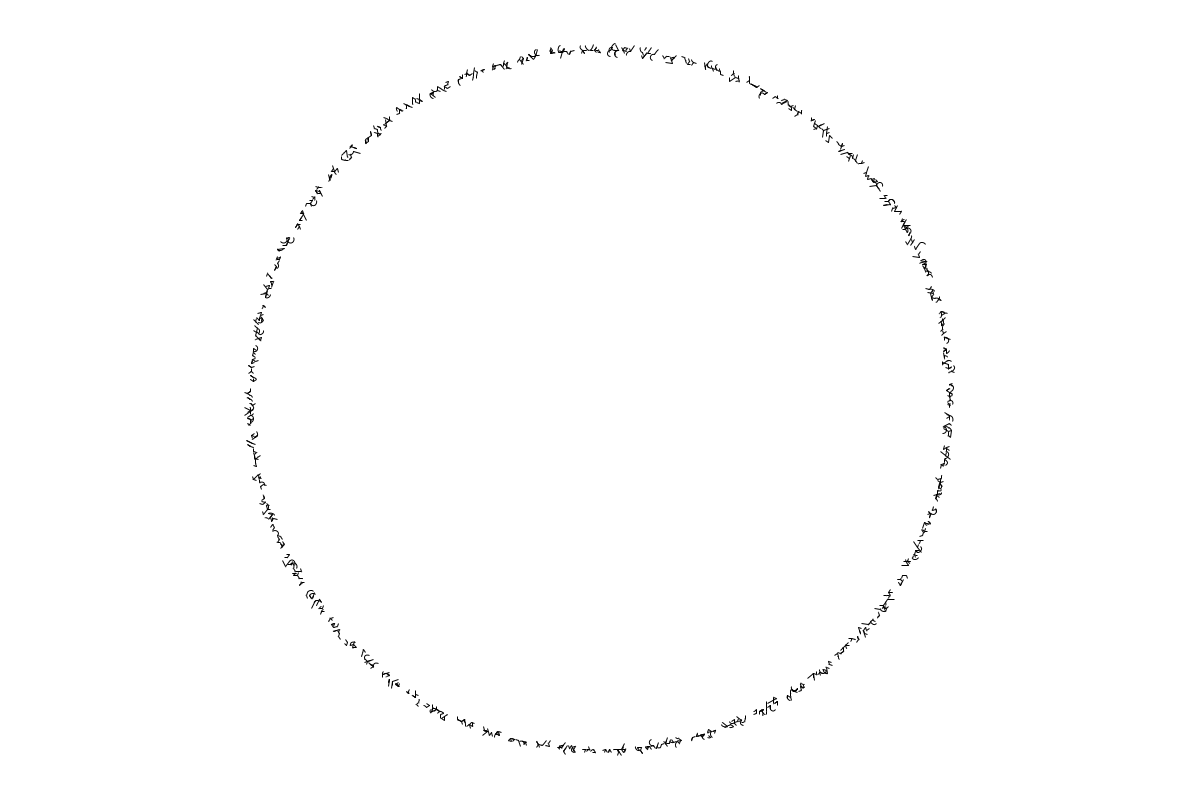
Frame 1 (no input)
Frame 60 (the mouse pressed at the canvas centre just before this capture): identical to frame 1, image omitted
Frame 120 (the mouse held since frame 60 and released just before this capture): identical to frame 1, image omitted

The Processing sketch that drew this single still picture (run headless with seeded random() and noise(); from frame 60 on, the mouse is pressed at the canvas centre):

// Processing sketch: glyphs
// ── glyphs.pde
/*
    Glyphs
    ---------------
    This program procedurally generates glyphs.
    
    Click to generate a random circle of Glyphs
    
    written by Adrian Margel, Winter Early 2020
*/


public class Vector {
  public float x;
  public float y;
  public Vector(float x, float y) {
    this.x=x;
    this.y=y;
  }
  public Vector(float a, float b,boolean angleInit) {
    if(angleInit){
      this.x=cos(a)*b;
      this.y=sin(a)*b;
    }else{
      this.x=a;
      this.y=b;
    }
  }
  public Vector(Vector vec) {
    this.x=vec.x;
    this.y=vec.y;
  }
  public void addVec(Vector vec) {
    x+=vec.x;
    y+=vec.y;
  }
  public void subVec(Vector vec) {
    x-=vec.x;
    y-=vec.y;
  }
  public void sclVec(float scale) {
    x*=scale;
    y*=scale;
  }
  public void nrmVec() {
    sclVec(1/getMag());
  }
  public void nrmVec(float mag) {
    sclVec(mag/getMag());
  }
  public void limVec(float lim) {
    float mag=getMag();
    if (mag>lim) {
      sclVec(lim/mag);
    }
  }
  public float getAng() {
    return atan2(y, x);
  }
  public float getAng(Vector vec) {
    return atan2(vec.y-y, vec.x-x);
  }
  public float getMag() {
    return mag(x,y);
  }
  public float getMag(Vector vec) {
    return dist(x,y,vec.x,vec.y);
  }
  public void rotVec(float rot) {
    float mag=getMag();
    float ang=getAng();
    ang+=rot;
    x=cos(ang)*mag;
    y=sin(ang)*mag;
  }
  public void rotVec(float rot,Vector pin) {
    subVec(pin);
    float mag=getMag();
    float ang=getAng();
    ang+=rot;
    x=cos(ang)*mag;
    y=sin(ang)*mag;
    addVec(pin);
  }
  public void minVec(Vector min){
    x=min(x,min.x);
    y=min(y,min.y);
  }
  public void maxVec(Vector max){
    x=max(x,max.x);
    y=max(y,max.y);
  }
  public boolean inRange(Vector vec,float distance){
    return dist(x,y,vec.x,vec.y)<=distance;
  }
  public void setVec(Vector vec){
    x=vec.x;
    y=vec.y;
  }
}

//generally this will just be a line
class Segment{
  int type;
  float rot;
  Segment(int t,float r){
    type=t;
    rot=r;
  }
  boolean inBounds(Vector start,Vector tar,float xRange,float yRange){
    Vector end=getEnd(start);
    return (abs(end.x-tar.x)<xRange&&abs(end.y-tar.y)<yRange);
  }
  void display(Vector start,Vector pos,float rot,float size){
    pushMatrix();
    translate(pos.x,pos.y);
    rotate(rot);
    Vector end=getEnd(start);
    float microD=100*1/3f;
    
    //display based on the type
    if(type==2){
      float spin=TWO_PI/6;
      float rad=microD;
      Vector pivot=new Vector(rot+PI/2,rad,true);
      pivot.addVec(start);
      arc(pivot.x*size,pivot.y*size,rad*2*size,rad*2*size,rot-PI/2,rot-PI/2+spin);
      end.rotVec(TWO_PI/6,pivot);  
    }else if(type==3){
      float spin=TWO_PI/6;
      float rad=microD;
      Vector pivot=new Vector(rot-PI/2,rad,true);
      pivot.addVec(start);
      arc(pivot.x*size,pivot.y*size,rad*2*size,rad*2*size,rot+PI/2-spin,rot+PI/2);
      end.rotVec(TWO_PI/6,pivot);  
    }else if(type==4){
      float spin=TWO_PI/3;
      float rad=microD;
      Vector pivot=new Vector(rot+PI/2,rad,true);
      pivot.addVec(start);
      arc(pivot.x*size,pivot.y*size,rad*2*size,rad*2*size,rot-PI/2,rot-PI/2+spin);
      end.rotVec(TWO_PI/6,pivot);  
    }else if(type==5){
      float spin=TWO_PI/3;
      float rad=microD;
      Vector pivot=new Vector(rot-PI/2,rad,true);
      pivot.addVec(start);
      arc(pivot.x*size,pivot.y*size,rad*2*size,rad*2*size,rot+PI/2-spin,rot+PI/2);
      end.rotVec(TWO_PI/6,pivot);  
    }else if(type==6){
      float spin=TWO_PI/2;
      float rad=microD;
      Vector pivot=new Vector(rot+PI/2,rad,true);
      pivot.addVec(start);
      arc(pivot.x*size,pivot.y*size,rad*2*size,rad*2*size,rot-PI/2,rot-PI/2+spin);
      end.rotVec(TWO_PI/6,pivot);  
    }else if(type==7){
      float spin=TWO_PI/2;
      float rad=microD;
      Vector pivot=new Vector(rot-PI/2,rad,true);
      pivot.addVec(start);
      arc(pivot.x*size,pivot.y*size,rad*2*size,rad*2*size,rot+PI/2-spin,rot+PI/2);
      end.rotVec(TWO_PI/6,pivot);  
    }else{
      line(start.x*size,start.y*size,end.x*size,end.y*size);
    }
    popMatrix();
    //ellipse(start.x,start.y,10,10);
    //ellipse(getEnd(start).x,getEnd(start).y,10,10);
  }
  
  //get the position where the line will end when displayed
  Vector getEnd(Vector start){
    float bigD=100;
    float shortD=100*2/3f;
    float microD=100*1/3f;
    if(type==0){
      Vector end=new Vector(rot,bigD,true);
      end.addVec(start);
      return end;
    }
    if(type==1){
      Vector end=new Vector(rot,shortD,true);
      end.addVec(start);
      return end;
    }
    if(type==2){
      float spin=TWO_PI/6;
      Vector pivot=new Vector(rot+PI/2,microD,true);
      pivot.addVec(start);
      Vector end=new Vector(start);
      end.rotVec(spin,pivot);
      return end;
    }
    if(type==3){
      float spin=TWO_PI/6;
      Vector pivot=new Vector(rot-PI/2,microD,true);
      pivot.addVec(start);
      Vector end=new Vector(start);
      end.rotVec(-spin,pivot);
      return end;
    }
    if(type==4){
      float spin=TWO_PI/3;
      Vector pivot=new Vector(rot+PI/2,microD,true);
      pivot.addVec(start);
      Vector end=new Vector(start);
      end.rotVec(spin,pivot);
      return end;
    }
    if(type==5){
      float spin=TWO_PI/3;
      Vector pivot=new Vector(rot-PI/2,microD,true);
      pivot.addVec(start);
      Vector end=new Vector(start);
      end.rotVec(-spin,pivot);
      return end;
    }
    if(type==6){
      float spin=TWO_PI/2;
      Vector pivot=new Vector(rot+PI/2,microD,true);
      pivot.addVec(start);
      Vector end=new Vector(start);
      end.rotVec(spin,pivot);
      return end;
    }
    if(type==7){
      float spin=TWO_PI/2;
      Vector pivot=new Vector(rot-PI/2,microD,true);
      pivot.addVec(start);
      Vector end=new Vector(start);
      end.rotVec(-spin,pivot);
      return end;
    }
    if(type==8){
      Vector end=new Vector(rot,microD,true);
      end.addVec(start);
      return end;
    }
    return null;
  }
  
  //if the line will spawn more lines off of it
  boolean isEnd(){
    return type==2||type==3||type==6||type==7;
  }
}

float thickness=1;
float spaceChance=0;

void setup(){
  strokeCap(SQUARE);
  strokeWeight(thickness);
  size(1200,800);
  background(255);
  noFill();
  
  drawRing(new Vector(width/2,height/2),350,0.1);
}
void draw(){
  
}
void drawRing(Vector center,float rad,float size){
  float dist=rad;
  float totalRot=0;
  do{
    Vector drawer=new Vector(totalRot,dist,true);
    drawer.addVec(new Vector(center));
    drawGylph(drawer,totalRot,size);
    //totalRot+=0.1;
    
    float jump=40*size;
    if(random(0,1)<spaceChance){
      jump+=80*size;
      spaceChance=-0.2;
    }
    spaceChance+=0.1;
    
    totalRot+=jump/dist;
  }while(totalRot<TWO_PI);
}
void drawGylph(Vector pos,float rot,float size){
  
  //starting position of the glyph
  Vector start=new Vector(0,0);
  //all points that line segments can spawn from
  ArrayList<Vector> allPoints=new ArrayList<Vector>();
  allPoints.add(new Vector(start));
  
  //how many lines will spawn off the line
  float complexity=3;
  for(int i=0;i<complexity;i++){
    //select a random point to spawn from
    Vector addFrom=allPoints.get((int)random(0,allPoints.size()));
    //create segment
    Segment newSeg=getRandSeg();
    //test if new segment is within a boundry for the letter, if it is in bounds spawn the line
    while(!newSeg.inBounds(addFrom,start,60,60)){
      addFrom=allPoints.get((int)random(0,allPoints.size()));
      newSeg=getRandSeg();
    }
    //only add the new end point if the segment is not an ending segment
    if(!newSeg.isEnd()){
      allPoints.add(newSeg.getEnd(addFrom));
    }
    //display the new line
    newSeg.display(addFrom,pos,rot,size);
    drawNode(addFrom,pos,rot,size);
  }
}

//get a random segment
Segment getRandSeg(){
  int type=randomType();
  int divisions = 6; 
  if (type==0) {
    divisions = 2;
  }
  float rot=getRandRot(divisions);
  return new Segment(type,rot);
}

void drawNode(Vector toDraw,Vector pos,float rot,float size){
  pushMatrix();
  translate(pos.x,pos.y);
  rotate(rot);
  noStroke();
  fill(0);
  ellipse(toDraw.x*size,toDraw.y*size,thickness,thickness);
  stroke(0);
  noFill();
  popMatrix();
}

//select a random segment type
int randomType(){
  //the chances of each type being chosen
  float[] chances=new float[]{1,2,0.5,0.5,0.5,0.5,0.25,0.25,10};
  
  //normalise the chances
  float total=0;
  for(int i=0;i<chances.length;i++){
    total+=chances[i];
  }
  for(int i=0;i<chances.length;i++){
    chances[i]/=total;
  }
  
  //select a random type
  float rand=random(0,1);
  int type=0;
  for(int i=0;i<chances.length;i++){
    rand-=chances[i];
    if(rand<=0){
      type=i;
      break;
    }
  }
  return type;
}

//get a random rotation for a given segment type
float getRandRot(int divisions){
  ArrayList<Float> opts=new ArrayList<Float>();
  for(int i=0;i<divisions;i++){
    opts.add(i*TWO_PI/divisions);
  }
  
  return opts.get((int)random(0,opts.size()))+PI/2;
}

void mousePressed(){
  drawRing(new Vector(mouseX,mouseY),random(100,300),0.1);
}
